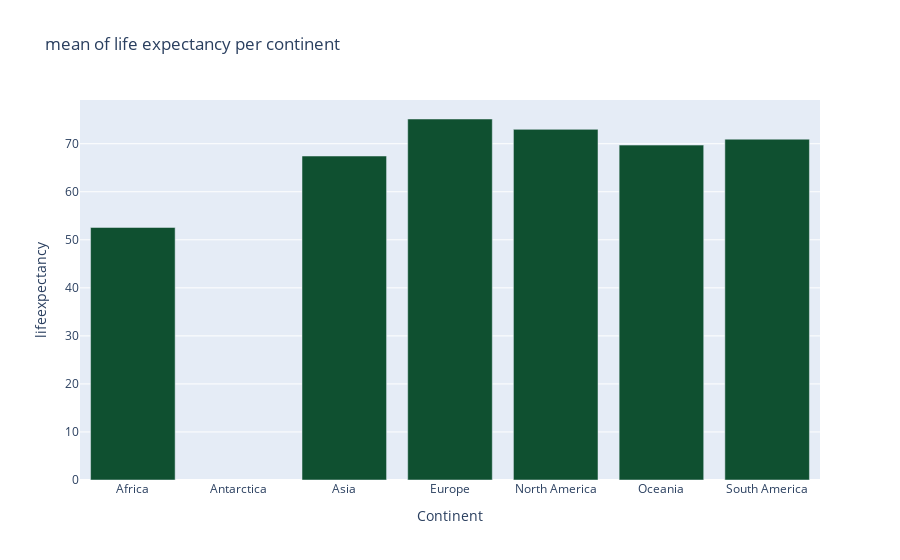

Notebook code cell kept with this figure:
### Code cell
# mean of life expectancy per continent
meanoflifeexpectancy = country.groupby('continent').agg({'lifeexpectancy':'mean'})
meanoflifeexpectancy
px.bar(meanoflifeexpectancy, 
       x=continent.index, 
       y='lifeexpectancy', 
       title='mean of life expectancy per continent',
       labels={'x':'Continent', 'y':'Number of countries'}, 
       template='plotly',
       color_discrete_sequence=['#0F5030'],
       ).show()

### Figure 1 — Plotly figure (JSON) as saved in the notebook; plotly's stock layout.template omitted (floating-point values rounded to 4 significant figures)
{"data": [{"hovertemplate": "Continent=%{x}<br>lifeexpectancy=%{y}<extra></extra>", "legendgroup": "", "marker": {"color": "#0F5030", "pattern": {"shape": ""}}, "name": "", "orientation": "v", "showlegend": false, "textposition": "auto", "type": "bar", "x": ["Africa", "Antarctica", "Asia", "Europe", "North America", "Oceania", "South America"], "xaxis": "x", "y": [52.57, NaN, 67.44, 75.15, 72.99, 69.72, 70.95], "yaxis": "y"}], "layout": {"barmode": "relative", "legend": {"tracegroupgap": 0}, "title": {"text": "mean of life expectancy per continent"}, "xaxis": {"anchor": "y", "domain": [0, 1], "title": {"text": "Continent"}}, "yaxis": {"anchor": "x", "domain": [0, 1], "title": {"text": "lifeexpectancy"}}}}
